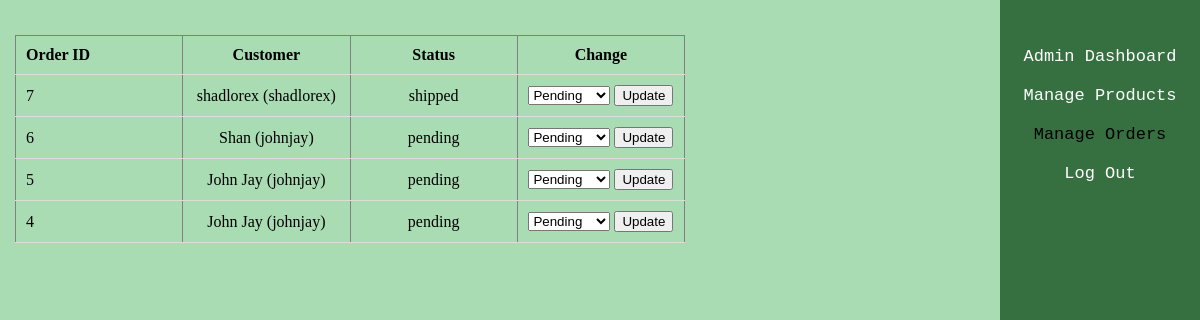
The app's page /admin/manage_orders.php (signed in) with its own data.
### tables this page shows
CREATE TABLE `orders` (
  `order_id` int(11) NOT NULL,
  `user_id` int(11) NOT NULL,
  `order_date` timestamp NOT NULL DEFAULT current_timestamp(),
  `total_price` decimal(10,2) NOT NULL,
  `payment_method` varchar(50) DEFAULT NULL,
  `shipping_address` varchar(255) NOT NULL,
  `billing_address` varchar(255) NOT NULL,
  `full_name` varchar(255) NOT NULL,
  `status` enum('pending','shipped','delivered','cancelled') DEFAULT 'pending',
  `created_at` timestamp NOT NULL DEFAULT current_timestamp(),
  `payment_id` int(11) NOT NULL
);

CREATE TABLE `users` (
  `user_id` int(11) NOT NULL,
  `username` varchar(255) NOT NULL,
  `email` varchar(255) NOT NULL,
  `first_name` varchar(100) DEFAULT NULL,
  `last_name` varchar(100) DEFAULT NULL,
  `created_at` timestamp NOT NULL DEFAULT current_timestamp(),
  `password` varchar(255) NOT NULL,
  `role` enum('admin','seller','buyer') NOT NULL DEFAULT 'buyer'
);

### admin/manage_orders.php (the view, shortened to what this page needs)
<?php
require 'admin_auth.php';
$result = $con->query("
    SELECT o.order_id, o.full_name, o.status, o.created_at, u.username
    FROM orders o JOIN users u ON o.user_id = u.user_id
    ORDER BY o.created_at DESC
");
?>
<!DOCTYPE html>
<html lang="en">
<head>
    <link rel="stylesheet" href="../styles.css">
</head>
<body>
    <div class="container">
        <div class="sidebar">
            <ul>
                <li><a href="dashboard.php">Admin Dashboard</a></li>
                <li><a href="manage_products.php">Manage Products</a></li>
                <li><a href="manage_orders.php" class="active">Manage Orders</a></li>
                <li><a href="../logout.php">Log Out</a></li>
            </ul>
            <div class="social-icons">
            </div>
        </div>
        <div class="content">
            <table border="1">
            <tr>
                <th>Order ID</th><th>Customer</th><th>Status</th><th>Change</th>
            </tr>
            <?php while ($row = $result->fetch_assoc()): ?>
            <tr>
                <td><?= $row['order_id'] ?></td>
                <td><?= htmlspecialchars($row['full_name']) ?> (<?= $row['username'] ?>)</td>
                <td><?= htmlspecialchars($row['status']) ?></td>
                <td>
                    <form method="POST">
                        <select name="status">
                            <option>Pending</option>
                        </select>
                        <button type="submit">Update</button>
                    </form>
                </td>
            </tr>
            <?php endwhile; ?>
            </table>
        </div>
    </div>
</body>
</html>

### styles.css (style rules this page uses)
html, body { height: 100%; margin: 0; padding: 0; overflow-x: hidden; }
body { background-color: #A9DCB2; }
.sidebar { position: fixed; top: 0; right: 0; height: 100%; width: 200px; background-color: #367040; padding-top: 20px; z-index: 1001; font-family: 'Lucida Console', monospace; font-size: 17px; }
.sidebar ul { list-style: none; padding: 0; }
.sidebar ul li { padding: 10px; text-align: center; }
.sidebar ul li a { text-decoration: none; color: white; display: block; }
.sidebar ul li a:hover, .sidebar ul li a.active { color: black; border-radius: 5px; }
.social-icons { text-align: center; padding-top: 20px; }
.content { margin-right: 200px; padding: 15px; padding-bottom: 60px; }
.container { margin-right: 300px; padding-top: 20px; }
th { padding: 15px 20px; font-weight: bold; border-bottom: 2px solid #ddd; text-align: left; white-space: nowrap; }
table { width: 100%; border-collapse: collapse; }
th, td { padding: 10px; text-align: left; border-bottom: 1px solid #ddd; }
th:nth-child(1), td:nth-child(1) { width: 20%; }
th:nth-child(2), td:nth-child(2) { width: 20%; text-align: center; }
th:nth-child(3), td:nth-child(3) { width: 20%; text-align: center; }
th:nth-child(4), td:nth-child(4) { width: 20%; text-align: center; }

### records on screen
orders: order_id "7", full_name "shadlorex", user.username "shadlorex", status "shipped"
orders: order_id "6", full_name "Shan", user.username "johnjay", status "pending"
orders: order_id "5", full_name "John Jay", user.username "johnjay", status "pending"
orders: order_id "4", full_name "John Jay", user.username "johnjay", status "pending"
